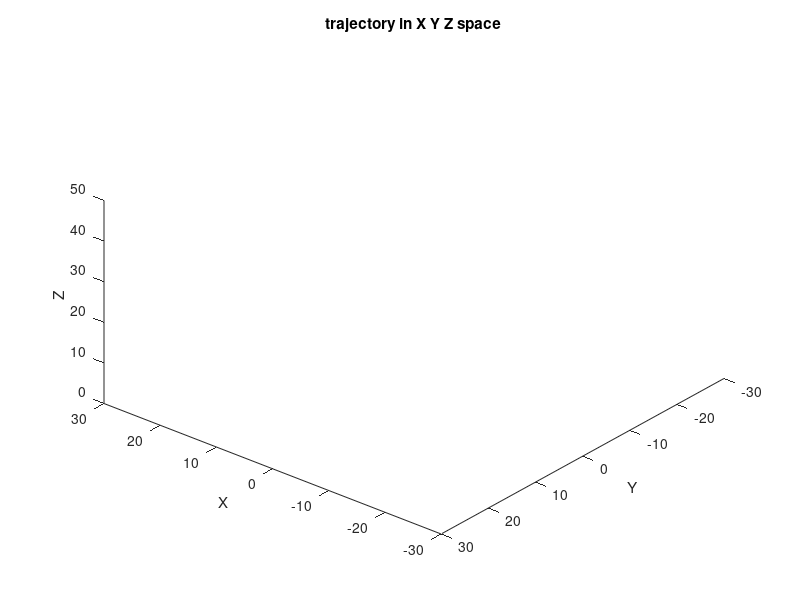

Recreate this plot in MATLAB. (Note: this script raises an error after producing the figure.)
% Lab7 Q1, m-file template
% -------
% time integration of "chaotic" Lorenz 3-component system.
% this example employs a first-order time marching, i.e.
% the Euler's method (also equivalent to first-order truncated
% Taylor's series) 
% this code also needs lorenzrhs.m to run.
% Martin King, Aug 2008. (Modified from Holton, 2004)

clear all;
close all;

%setting the initial conditions
disp('initial Y and Z are 0 and 40 respectively. Specify initial 0 < X <= 10 when asked ')
X0 = input('give an initial X value:  ');
Y0 = 0;
Z0 = 40;

% define constants of the system
r = 28;
sig = 10;
b = 8/3;

%timestep size
dt = 0.02;

time = input('final integration time units: ');

v = [X0 Y0 Z0];  % vector of initial conditions

% setting up figure 1 for plotting
figure(1)
axis([-30 30 -30 30 0 50]), view(-140,45)
xlabel('X'), ylabel('Y'), zlabel('Z')
title('trajectory in X Y Z space')
hold on

n = 0;  % counter
vsave=[];

for t = 0:dt:time
    
    % lorenzrhs is a function written in lorenzrhs.m and returns the 
    % vprime vector
    vprime=lorenzrhs(v,r,sig,b);
    v= v +dt.*vprime; %Euler's Method
    
    p = plot3(v(1),v(2),v(3),'r.','MarkerSize',4);
    drawnow  
    
    vsave=[vsave; v];  %vsave stores the time history of v=[X Y Z]  

    if mod(t,.2) == 0  %saving X at an interval of t=0.2
        n = n+1;
        Xhist(n) = v(1);
        thist(n) = t;
    end
    
end
grid
hold off

scrsz = get(0,'ScreenSize');
%[left, bottom, width, height]
figure('Position',[2 2 scrsz(3)/2. scrsz(4)/3.]);

figure(2)
plot(thist(1:n),Xhist(1:n))
xlabel('time'); ylabel('X')
title('time series of X component')

%uncomment the following line to save vsave to file1.mat
%save file1 vsave;

%


